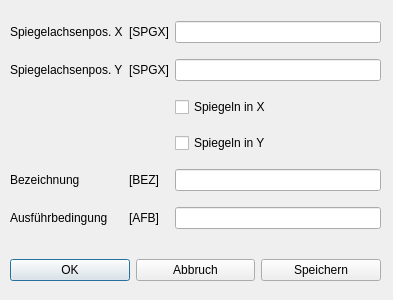
<?xml version="1.0" encoding="UTF-8"?>
<ui version="4.0">
 <class>Dialog_spiegeln</class>
 <widget class="QDialog" name="Dialog_spiegeln">
  <property name="geometry">
   <rect>
    <x>0</x>
    <y>0</y>
    <width>393</width>
    <height>300</height>
   </rect>
  </property>
  <property name="windowTitle">
   <string>Spiegeln</string>
  </property>
  <property name="modal">
   <bool>true</bool>
  </property>
  <widget class="QWidget" name="layoutWidget_3">
   <property name="geometry">
    <rect>
     <x>10</x>
     <y>250</y>
     <width>371</width>
     <height>41</height>
    </rect>
   </property>
   <layout class="QHBoxLayout" name="horizontalLayout">
    <item>
     <widget class="QPushButton" name="pushButton_ok">
      <property name="text">
       <string>OK</string>
      </property>
     </widget>
    </item>
    <item>
     <widget class="QPushButton" name="pushButton_esc">
      <property name="text">
       <string>Abbruch</string>
      </property>
     </widget>
    </item>
    <item>
     <widget class="QPushButton" name="pushButton_save">
      <property name="text">
       <string>Speichern</string>
      </property>
     </widget>
    </item>
   </layout>
  </widget>
  <widget class="QWidget" name="">
   <property name="geometry">
    <rect>
     <x>10</x>
     <y>11</y>
     <width>371</width>
     <height>231</height>
    </rect>
   </property>
   <layout class="QGridLayout" name="gridLayout">
    <item row="1" column="3">
     <widget class="QLineEdit" name="lineEdit_ypos"/>
    </item>
    <item row="0" column="0">
     <widget class="QLabel" name="label">
      <property name="text">
       <string>Spiegelachsenpos. X</string>
      </property>
     </widget>
    </item>
    <item row="1" column="0">
     <widget class="QLabel" name="label_3">
      <property name="text">
       <string>Spiegelachsenpos. Y</string>
      </property>
     </widget>
    </item>
    <item row="1" column="1">
     <widget class="QLabel" name="label_4">
      <property name="text">
       <string>[SPGX]</string>
      </property>
     </widget>
    </item>
    <item row="3" column="3">
     <widget class="QCheckBox" name="checkBox_ybed">
      <property name="text">
       <string>Spiegeln in Y</string>
      </property>
     </widget>
    </item>
    <item row="4" column="0">
     <widget class="QLabel" name="label_5">
      <property name="text">
       <string>Bezeichnung</string>
      </property>
     </widget>
    </item>
    <item row="0" column="1">
     <widget class="QLabel" name="label_2">
      <property name="text">
       <string>[SPGX]</string>
      </property>
     </widget>
    </item>
    <item row="0" column="3">
     <widget class="QLineEdit" name="lineEdit_xpos"/>
    </item>
    <item row="4" column="3">
     <widget class="QLineEdit" name="lineEdit_bez"/>
    </item>
    <item row="2" column="3">
     <widget class="QCheckBox" name="checkBox_xbed">
      <property name="text">
       <string>Spiegeln in X</string>
      </property>
     </widget>
    </item>
    <item row="4" column="1">
     <widget class="QLabel" name="label_6">
      <property name="text">
       <string>[BEZ]</string>
      </property>
     </widget>
    </item>
    <item row="5" column="0">
     <widget class="QLabel" name="label_7">
      <property name="text">
       <string>Ausführbedingung</string>
      </property>
     </widget>
    </item>
    <item row="5" column="1">
     <widget class="QLabel" name="label_8">
      <property name="text">
       <string>[AFB]</string>
      </property>
     </widget>
    </item>
    <item row="5" column="3">
     <widget class="QLineEdit" name="lineEdit_afb"/>
    </item>
   </layout>
  </widget>
 </widget>
 <tabstops>
  <tabstop>lineEdit_xpos</tabstop>
  <tabstop>lineEdit_ypos</tabstop>
  <tabstop>checkBox_xbed</tabstop>
  <tabstop>checkBox_ybed</tabstop>
  <tabstop>lineEdit_bez</tabstop>
  <tabstop>lineEdit_afb</tabstop>
  <tabstop>pushButton_ok</tabstop>
  <tabstop>pushButton_esc</tabstop>
  <tabstop>pushButton_save</tabstop>
 </tabstops>
 <resources/>
 <connections/>
</ui>
